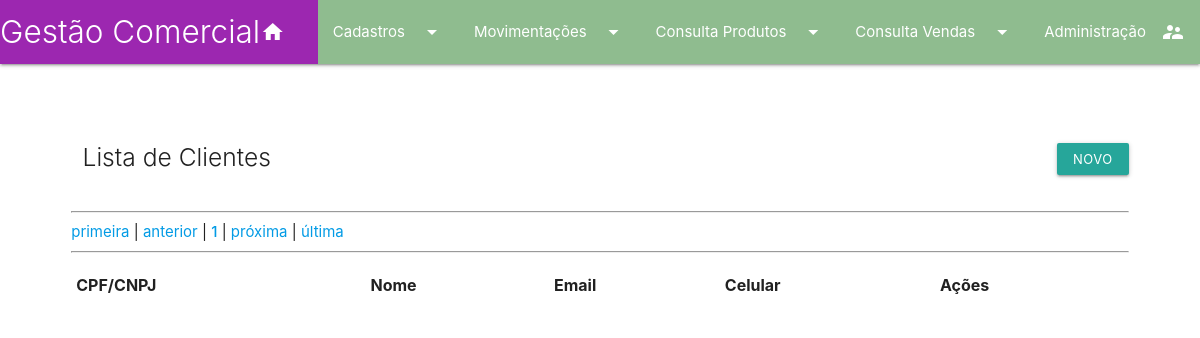
The app's page /lista_clientes.php, older data.
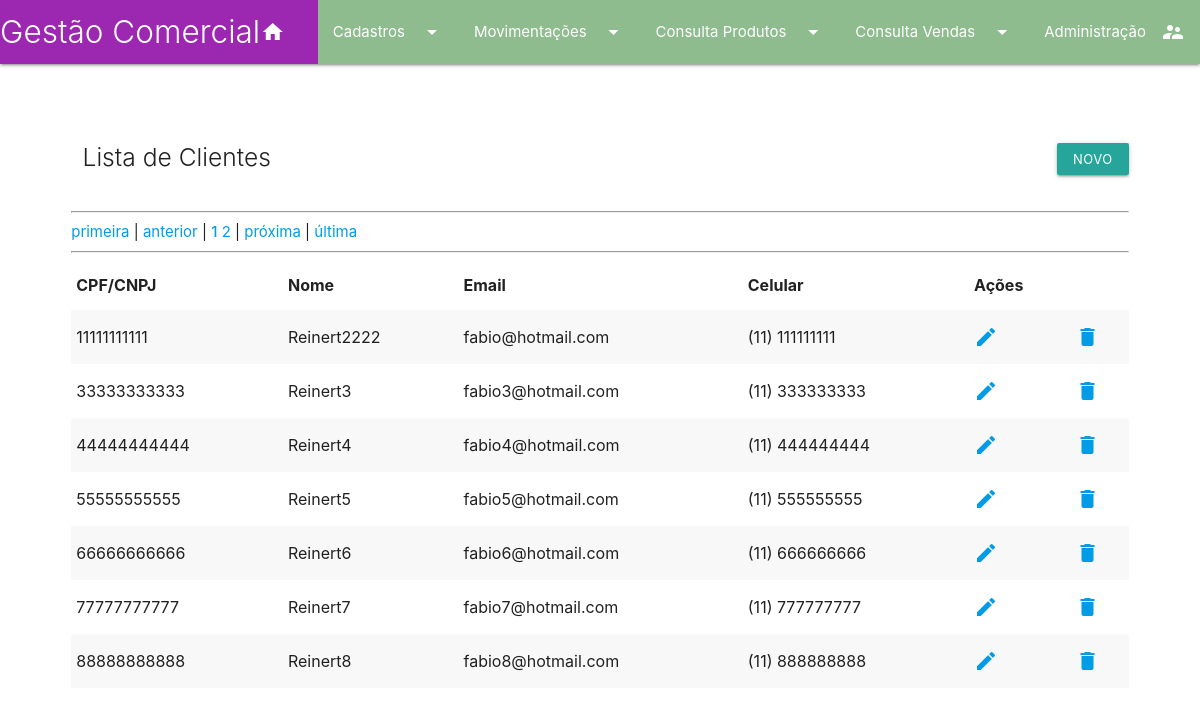
The same page, newer data.
### tables this page shows
CREATE TABLE `tb_clientes` (
  `id` int(11) NOT NULL,
  `cpf_cnpj` varchar(16) NOT NULL,
  `nome` varchar(50) NOT NULL,
  `endereco` varchar(100) NOT NULL,
  `numero` varchar(10) NOT NULL,
  `complemento` varchar(50) NOT NULL,
  `bairro` varchar(50) NOT NULL,
  `cidade` varchar(50) NOT NULL,
  `estado` varchar(2) NOT NULL,
  `cep` varchar(9) NOT NULL,
  `email` varchar(60) NOT NULL,
  `celular` varchar(15) NOT NULL,
  `ativo` bit(1) NOT NULL DEFAULT b'1',
  `operador` int(11) DEFAULT NULL,
  `datatual` date DEFAULT NULL
);

### banco_de_dados/readcli.php (the view, shortened to what this page needs)
<?php
include_once 'conexao.php';
$quantidade = 7;
$pagina     = (isset($_GET['pagina'])) ? (int)$_GET['pagina'] : 1;
$inicio     = ($quantidade * $pagina) - $quantidade;
$sqlTotal   = "SELECT id FROM tb_clientes";
$strsql = "select id, cpf_cnpj, nome, email, celular from tb_clientes order by nome LIMIT $inicio, $quantidade ";
$querySelect = $link->query($strsql);
while($registros = $querySelect->fetch_assoc()) {
        $id = $registros['id'];
        $cpf_cnpj = $registros['cpf_cnpj'];
        $nome = $registros['nome'];
        $email = $registros['email'];
        $celular = $registros['celular'];
        echo "<tr>";
        echo "<td>$cpf_cnpj</td>";
        echo "<td>$nome</td>";
        echo "<td>$email</td>";
        echo "<td>$celular</td>";
        echo "<td><a href='editarCli.php?id=$id'><i class='material-icons'>edit</i></td>";
        echo "<td><a href='../banco_de_dados/deletecli.php?id=";
        echo $id . "&tabela=tb_clientes&retorno=lista_clientes.php' ";
        echo ' OnClick=" javascript:return confirm(\'Deseja mesmo excluir o cliente:\n ' . $nome . ' ?\');">';
        echo "<i class='material-icons'>delete</i>";
        echo "</td></tr>";
}
include_once 'paginacao.php';
?>

### includes/header.inc.php (shortened to what this page needs)
<html>
<head>
    <link rel="stylesheet" href="../libs/materialize/css/materialize.min.css" />
    <link rel="stylesheet" href="../libs/materialize/css/estilos.css" />
    <link rel="stylesheet" href="../libs/infosis.css" />
    <link rel="stylesheet" href="https://cdn.linearicons.com/free/1.0.0/icon-font.min.css">
    <link rel="stylesheet" href="https://cdnjs.cloudflare.com/ajax/libs/font-awesome/4.7.0/css/font-awesome.min.css">
</head>
<body>

### includes/menu.inc.php (shortened to what this page needs)
<nav class="purple">
    <div class="nav-wrapper">
        <div class="brand-logo light">Gestão Comercial</div>
        <ul class="right">
            <li><a href="index.php"><i class="material-icons tiny">home</i>Home </a></li>
            <li style="background-color: darkseagreen";><a class="dropdown-trigger" href="#!" data-target="dropdown1">Cadastros<i class="material-icons right">arrow_drop_down</i></a></li>
            <li style="background-color: darkseagreen";><a class="dropdown-trigger" href="#!" data-target="dropdown2">Movimentações<i class="material-icons right">arrow_drop_down</i></a></li>
            <li style="background-color: darkseagreen";><a class="dropdown-trigger" href="#!" data-target="dropdown3">Consulta Produtos<i class="material-icons right">arrow_drop_down</i></a></li>
            <li style="background-color: darkseagreen";><a class="dropdown-trigger" href="#!" data-target="dropdown4">Consulta Vendas<i class="material-icons right">arrow_drop_down</i></a></li>
            <li style="background-color: darkseagreen";><a href="admin.php"><i class="material-icons right">supervisor_account</i> Administração </a></li>
        </ul>
    </div>
</nav>

### public/lista_clientes.php
<?php include_once('../includes/header.inc.php')
?>
<?php include_once('../includes/menu.inc.php')
?>
<div class="row container" style="width: 90%">
    <div class="col s12">
        <div class="col s9" style="text-align: left;">
            <h5 class="light">Lista de Clientes</h5>
        </div>
        <div class="col s3" style="padding: 15px 0px 0px 0px;">
            <a href="novocli.php" class="waves-effect waves-light btn-small right">Novo</a>
        </div>
    </div>
    <div class="col s12">
        <br>
        <hr>
    </div>
    <div class="col s12">
        <table class="striped">
            <thead>
                <tr>
                    <th>CPF/CNPJ</th>
                    <th>Nome</th>
                    <th>Email</th>
                    <th>Celular</th>
                    <th>Ações</th>
                </tr>
            </thead>
            <tbody>
                <?php include_once('../banco_de_dados/readcli.php'); ?>
            </tbody>
        </table>
    </div>
</div>
<?php include_once('../includes/footer.inc.php')
?>

### banco_de_dados/paginacao.php (shortened to what this page needs)
<?php
  $qrTotal = $link->query($sqlTotal);
   $numTotal = $qrTotal->num_rows;
  $totalPagina= ceil($numTotal/$quantidade);
   $exibir = 3;
   $anterior  = (($pagina - 1) == 0) ? 1 : $pagina - 1;
   $posterior = (($pagina+1) >= $totalPagina) ? $totalPagina : $pagina+1;
    ?>
    <div id="navegacao">
        <?php
        echo '<a href="?pagina=1">primeira</a> | ';
        echo "<a href=\"?pagina=$anterior\">anterior</a> | ";
    ?>
        <?php
  echo '<a href="?pagina='.$pagina.'"><strong>'.$pagina.'</strong></a>';
  for($i = $pagina+1; $i < $pagina+$exibir; $i++){
       if($i <= $totalPagina)
        echo '<a href="?pagina='.$i.'"> '.$i.' </a>';
  }
    ?>
    <?php echo " | <a href=\"?pagina=$posterior\">próxima</a> | ";
    echo "  <a href=\"?pagina=$totalPagina\">última</a>";
    echo "<hr>";
    ?>

### includes/footer.inc.php (shortened to what this page needs)
</body>
</html>

Row changes from the older to the newer data that the page shows:
added tb_clientes: cpf_cnpj "11111111111", nome "Reinert2222", email "fabio@hotmail.com", celular "(11) 111111111"
added tb_clientes: cpf_cnpj "33333333333", nome "Reinert3", email "fabio3@hotmail.com", celular "(11) 333333333"
added tb_clientes: cpf_cnpj "44444444444", nome "Reinert4", email "fabio4@hotmail.com", celular "(11) 444444444"
added tb_clientes: cpf_cnpj "55555555555", nome "Reinert5", email "fabio5@hotmail.com", celular "(11) 555555555"
added tb_clientes: cpf_cnpj "66666666666", nome "Reinert6", email "fabio6@hotmail.com", celular "(11) 666666666"
added tb_clientes: cpf_cnpj "77777777777", nome "Reinert7", email "fabio7@hotmail.com", celular "(11) 777777777"
added tb_clientes: cpf_cnpj "88888888888", nome "Reinert8", email "fabio8@hotmail.com", celular "(11) 888888888"
Text that changed along with them:
new list line: "2"
